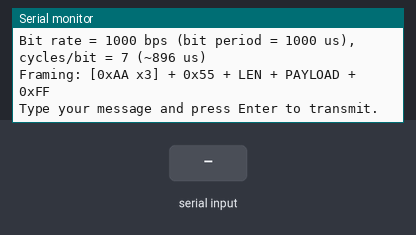
The sketch below on a simulated ESP32. Shown: the last lines printed to the serial monitor. The test bench sets the inputs (shaded band).

Above: at 1.2 s.
1.3 s: "1\n" received over Serial
At 2.5 s:
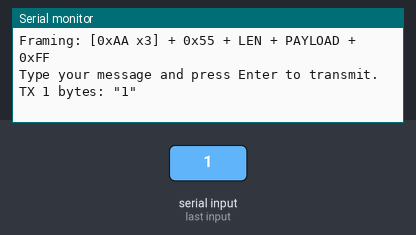
2.8 s: "0\n" received over Serial
At 3.9 s:
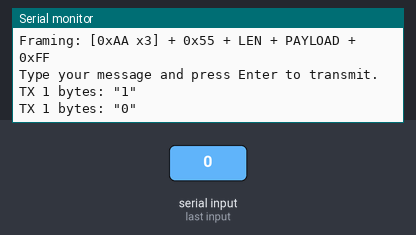
4.3 s: "2\n" received over Serial
At 5.1 s:
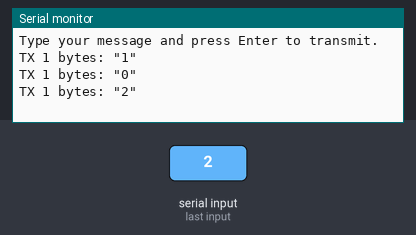

Measured:
- after the input at 1.3 s, the serial monitor: prints a new line at once (image 1)
- after the input at 2.8 s, the serial monitor: prints a new line at once (image 2)
- after the input at 4.3 s, the serial monitor: prints a new line at once (image 3)

The sketch:

Lab5_transmitter_BPSK.ino
```cpp
/*
 * CECS 460 – Lab 5
 * Part 1 – DBPSK Transmitter (ESP32, 1 kbps, near-continuous carrier)
 * ---------------------------------------------------------------
 * - 64-entry LUT sine via dacWrite(GPIO25).
 * - DBPSK: bit=1 keep phase, bit=0 flip phase (no absolute reference needed).
 * - Framing: [0xAA x3] + 0x55 + LEN + PAYLOAD + 0xFF  (matches the fixed RX)
 * - Timing: 1 kbps; carrier ≈ 7.8125 kHz; 7 carrier cycles/bit + pad to 1000 µs.
 */

#include <Arduino.h>
#include "driver/dac.h"

// -------- Pins & IO --------
#define TX_PIN             25            // DAC1 on ESP32 (GPIO25)
#define UART_BAUD          115200

// -------- Carrier & bit timing --------
#define LUT_SIZE           64
#define SAMPLE_DELAY_US    2             // 2 µs per sample -> carrier ≈ 7.8125 kHz
#define BIT_RATE_HZ        1000          // 1 kbps (bit period = 1000 µs)
#define CYCLES_PER_BIT     7             // 7 * (64 * 2 µs) = 896 µs, then 104 µs pad

// Derived
constexpr uint32_t BIT_PERIOD_US      = 1000000UL / BIT_RATE_HZ;                      // 1000
constexpr uint32_t CARRIER_HZ         = 1000000UL / (LUT_SIZE * SAMPLE_DELAY_US);     // ~7812.5
constexpr uint32_t CARRIER_PERIOD_US  = LUT_SIZE * SAMPLE_DELAY_US;                   // 128
constexpr uint32_t BIT_US_FROM_LUTS   = (uint32_t)CYCLES_PER_BIT * CARRIER_PERIOD_US; // 896

static_assert(LUT_SIZE == 64, "This sketch assumes a 64-entry LUT.");
static_assert(CYCLES_PER_BIT >= 1, "Use at least 1 carrier cycle per bit.");

// -------- Framing (matches receiver) --------
#define SYNC_PATTERN       0xAA
#define SYNC_REPEATS       3
#define SOF_BYTE           0x55
#define EOF_BYTE           0xFF

#define MAX_PAYLOAD        64

// -------- 64-sample 8-bit sine LUT (0–255 centered at 128) --------
const uint8_t sineLUT[LUT_SIZE] = {
  128,140,152,164,175,185,195,203,210,216,220,223,224,223,220,216,
  210,203,195,185,175,164,152,140,128,116,104, 92, 81, 71, 61, 53,
   46, 40, 36, 33, 32, 33, 36, 40, 46, 53, 61, 71, 81, 92,104,116,
  128,140,152,164,175,185,195,203,210,216,220,223,224,223,220,216
};

// =================== Core DBPSK primitives ===================

// Emit exactly one LUT cycle at the given phase offset (0 or LUT_SIZE/2).
inline void emitCarrierCycle(uint8_t phaseOffset)
{
  for (uint8_t i = 0; i < LUT_SIZE; ++i) {
    uint8_t idx = (i + phaseOffset) & (LUT_SIZE - 1);
    dacWrite(TX_PIN, sineLUT[idx]);
    delayMicroseconds(SAMPLE_DELAY_US);
  }
}

// DBPSK phase state: true=positive, false=negative
bool phasePositive = true;

// Send one data bit with DBPSK (bit=1 keep phase, bit=0 flip phase)
void sendBit(uint8_t bitVal)
{
  if (bitVal == 0) phasePositive = !phasePositive; // flip on zero
  const uint8_t phase = phasePositive ? 0 : (LUT_SIZE / 2);

  // Emit near-continuous carrier during the bit window
  for (uint32_t k = 0; k < CYCLES_PER_BIT; ++k) {
    emitCarrierCycle(phase);
  }

  // Pad to land exactly on the bit boundary
  if (BIT_US_FROM_LUTS < BIT_PERIOD_US) {
    delayMicroseconds(BIT_PERIOD_US - BIT_US_FROM_LUTS); // e.g., ~104 µs
  }
}

// Send one byte LSB-first (matches receiver)
void sendByte(uint8_t b)
{
  for (int i = 0; i < 8; ++i) {
    sendBit( (b >> i) & 0x01 );
  }
}

// Send a framed message: [AA x3] + 55 + LEN + PAYLOAD + FF
void sendFrame(const uint8_t* payload, uint8_t len)
{
  // Sync
  for (uint8_t i = 0; i < SYNC_REPEATS; ++i) sendByte(SYNC_PATTERN);

  // Start of frame
  sendByte(SOF_BYTE);

  // Length
  sendByte(len);

  // Payload
  for (uint8_t i = 0; i < len; ++i) sendByte(payload[i]);

  // End of frame
  sendByte(EOF_BYTE);
}

// =================== Setup / Loop ===================

void setup()
{
  Serial.begin(UART_BAUD);
  while (!Serial) { /* wait for Serial on some boards */ }

  // Enable the DAC on GPIO25; idle at mid-scale
  dacWrite(TX_PIN, 128);

  Serial.println();
  Serial.println(F("=== DBPSK Transmitter (ESP32) ==="));
  Serial.printf("TX_PIN=DAC1(GPIO25), UART=%d bps\n", (int)UART_BAUD);
  Serial.printf("Carrier ~ %lu Hz (LUT=%d, %d us/sample)\n",
                (unsigned long)CARRIER_HZ, (int)LUT_SIZE, (int)SAMPLE_DELAY_US);
  Serial.printf("Bit rate = %d bps (bit period = %lu us), cycles/bit = %d (~%lu us)\n",
                (int)BIT_RATE_HZ, (unsigned long)BIT_PERIOD_US, (int)CYCLES_PER_BIT,
                (unsigned long)BIT_US_FROM_LUTS);
  Serial.println(F("Framing: [0xAA x3] + 0x55 + LEN + PAYLOAD + 0xFF"));
  Serial.println(F("Type your message and press Enter to transmit.\n"));
}

void loop()
{
  static char    inbuf[MAX_PAYLOAD + 1];
  static uint8_t payload[MAX_PAYLOAD];

  if (!Serial.available()) return;

  const size_t n = Serial.readBytesUntil('\n', inbuf, MAX_PAYLOAD);
  if (n == 0) return;
  inbuf[n] = '\0';

  // Copy to payload buffer (strip CR)
  uint8_t len = 0;
  for (size_t i = 0; i < n && len < MAX_PAYLOAD; ++i) {
    char c = inbuf[i];
    if (c == '\r') continue;
    payload[len++] = (uint8_t)c;
  }

  Serial.printf("TX %u bytes: \"", (unsigned)len);
  for (uint8_t i = 0; i < len; ++i) Serial.write(payload[i]);
  Serial.println("\"");

  // Optional: reset phase each frame for repeatability (RX is differential so this is not required)
  // phasePositive = true;

  delay(30);               // short settle before frame
  sendFrame(payload, len); // transmit
  delay(120);              // gap after frame
}
```
